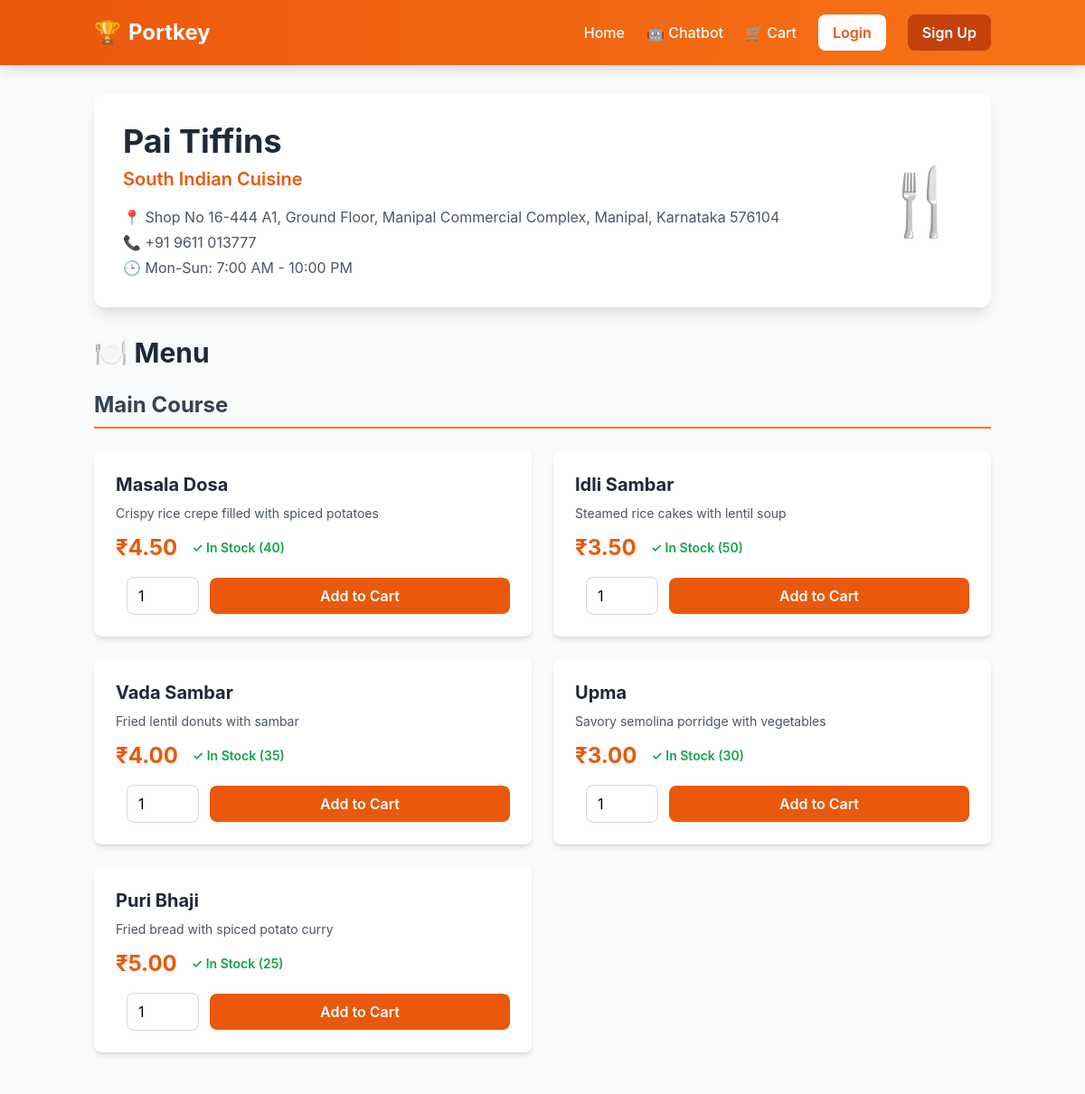
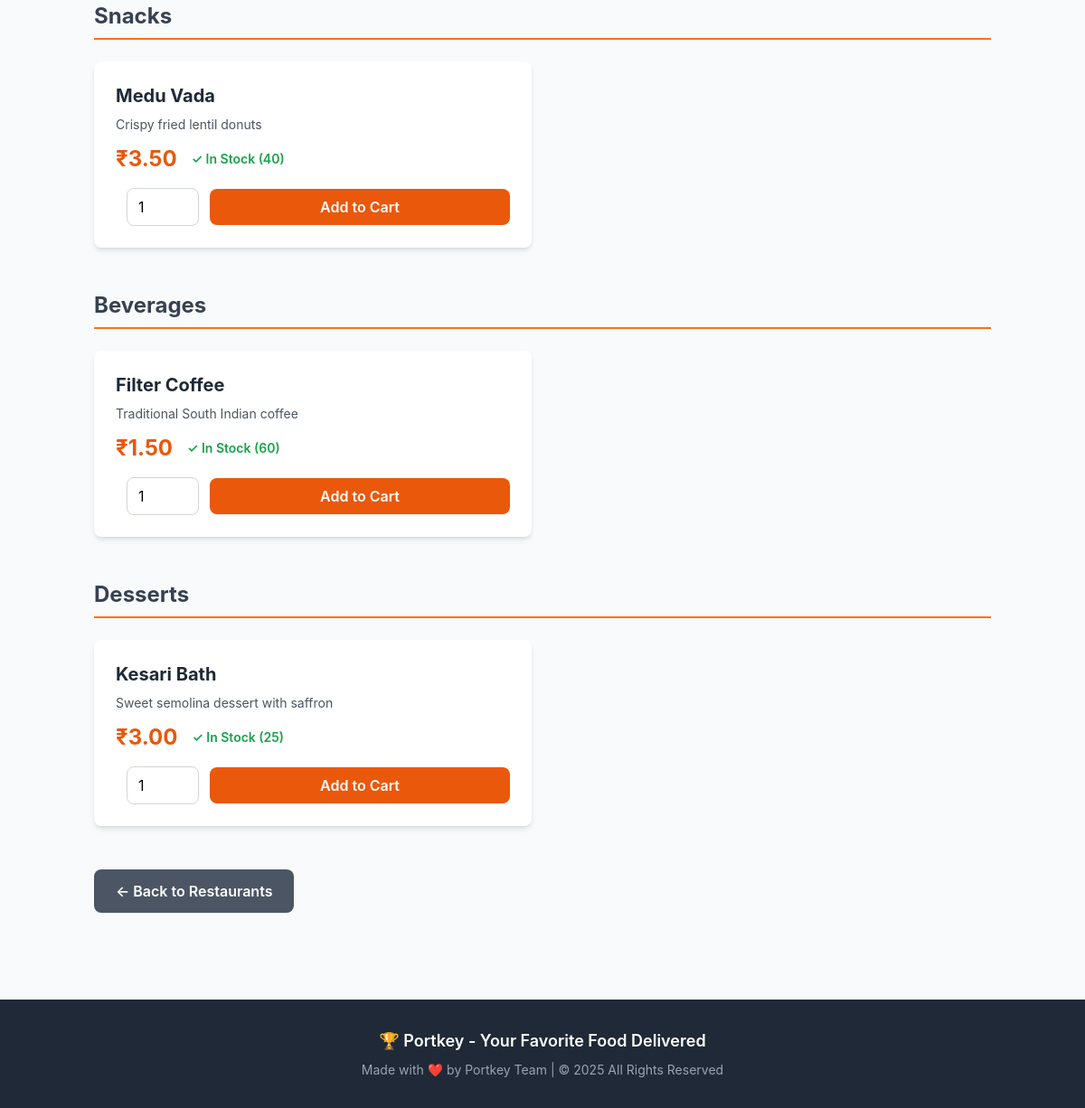
Screenshot of /restaurant/2 with the database file from the repository (2 pictures, top to bottom).
### models.py (models this page shows, shortened)
class Restaurant(Base):
    __tablename__ = 'restaurants'
    id = Column(Integer, primary_key=True, autoincrement=True)
    name = Column(String(100), nullable=False, index=True)
    address = Column(String(200), nullable=False)
    contact = Column(String(50), nullable=False)
    operating_hours = Column(String(100), nullable=False)  # e.g., "Mon-Sun: 10AM-10PM"
    cuisine_type = Column(String(50), nullable=False, index=True)  # e.g., "Italian", "Chinese"
    distance_km = Column(Float, nullable=False, default=1.0)  # Distance from user in km
    popularity_score = Column(Float, nullable=False, default=0.0)  # Based on order frequency
    menu_items = relationship("MenuItem", back_populates="restaurant", cascade="all, delete-orphan")

class MenuItem(Base):
    __tablename__ = 'menu_items'
    id = Column(Integer, primary_key=True, autoincrement=True)
    restaurant_id = Column(Integer, ForeignKey('restaurants.id'), nullable=False, index=True)
    name = Column(String(100), nullable=False, index=True)
    description = Column(String(500), nullable=False)
    price = Column(DECIMAL(10, 2), nullable=False)
    category = Column(String(50), nullable=False, index=True)  # e.g., "Appetizer", "Main", "Dessert", "Beverage"
    availability = Column(Boolean, default=True, nullable=False)
    stock_quantity = Column(Integer, default=100, nullable=False)  # Available stock
    is_vegetarian = Column(Boolean, default=True, nullable=False)  # Veg/Non-veg classification
    restaurant = relationship("Restaurant", back_populates="menu_items")
    cart_items = relationship("CartItem", back_populates="menu_item", cascade="all, delete-orphan")
    @property
    def is_in_stock(self):
        return self.stock_quantity > 0 and self.availability

### app.py (the view)
@app.route('/restaurant/<int:restaurant_id>')
def restaurant(restaurant_id):
    db = SessionLocal()
    try:
        restaurant = db.query(Restaurant).filter_by(id=restaurant_id).first()
        if not restaurant:
            flash('Restaurant not found.', 'error')
            return redirect(url_for('index'))
        menu_items = db.query(MenuItem).filter_by(restaurant_id=restaurant_id).all()
        cart_count = get_cart_count()
        for item in menu_items:
            item.price_inr = convert_to_inr(item.price)
        return render_template('restaurant.html', restaurant=restaurant, menu_items=menu_items, cart_count=cart_count)
    finally:
        db.close()

### app.py (called while the page is built, shortened)
def get_cart_count():
    session_id = session.get('session_id')
    if not session_id:
        return 0

def convert_to_inr(usd_amount):
    return float(usd_amount)  # Simplified - assuming prices are already in INR

### templates/restaurant.html (shortened to what this page needs)
{% extends "base.html" %}
{% block content %}
<div class="max-w-7xl mx-auto">
    <div class="bg-white rounded-xl shadow-lg p-8 mb-8">
        <div class="flex items-center justify-between">
            <div>
                <h1 class="text-4xl font-bold text-gray-800 mb-2">{{ restaurant.name }}</h1>
                <p class="text-orange-600 text-xl font-semibold mb-4">{{ restaurant.cuisine_type }} Cuisine</p>
                <div class="text-gray-600 space-y-1">
                    <p>📍 {{ restaurant.address }}</p>
                    <p>📞 {{ restaurant.contact }}</p>
                    <p>🕒 {{ restaurant.operating_hours }}</p>
                </div>
            </div>
            <div class="text-7xl">
                {% if restaurant.cuisine_type == 'Italian' %}🍝
                {% elif restaurant.cuisine_type == 'Chinese' %}🥡
                {% elif restaurant.cuisine_type == 'Indian' %}🍛
                {% elif restaurant.cuisine_type == 'Mexican' %}🌮
                {% elif restaurant.cuisine_type == 'American' %}🍔
                {% else %}🍴
                {% endif %}
            </div>
        </div>
    </div>
    <h2 class="text-3xl font-bold text-gray-800 mb-6">🍽️ Menu</h2>
    {% if menu_items %}
        {% set categories = menu_items | map(attribute='category') | unique | list %}
        {% for category in categories %}
        <div class="mb-12">
            <h3 class="text-2xl font-bold text-gray-700 mb-6 border-b-2 border-orange-500 pb-2">{{ category }}</h3>
            <div class="grid grid-cols-1 md:grid-cols-2 gap-6">
                {% for item in menu_items if item.category == category %}
                <div class="bg-white rounded-lg shadow-md p-6 hover:shadow-xl transition">
                    <div class="flex justify-between items-start mb-4">
                        <div class="flex-1">
                            <h4 class="text-xl font-bold text-gray-800 mb-2">{{ item.name }}</h4>
                            <p class="text-gray-600 text-sm mb-3">{{ item.description }}</p>
                            <div class="flex items-center space-x-4">
                                <span class="text-2xl font-bold text-orange-600">₹{{ "%.2f"|format(item.price_inr) }}</span>
                                {% if item.is_in_stock %}
                                <span class="text-green-600 text-sm font-semibold">✓ In Stock ({{ item.stock_quantity }})</span>
                                {% else %}
                                <span class="text-red-600 text-sm font-semibold">✗ Out of Stock</span>
                                {% endif %}
                            </div>
                        </div>
                    </div>
                    {% if item.is_in_stock %}
                    <form action="/cart/add" method="POST" class="flex items-center space-x-3">
                        <input
                            type="number"
                            name="quantity"
                            value="1"
                            min="1"
                            max="{{ item.stock_quantity }}"
                            class="w-20 px-3 py-2 border border-gray-300 rounded-lg focus:outline-none focus:ring-2 focus:ring-orange-500"
                        >
                        <button
                            type="submit"
                            class="flex-1 bg-orange-600 text-white py-2 px-4 rounded-lg font-semibold hover:bg-orange-700 transition"
                        >
                            Add to Cart
                        </button>
                    </form>
                    {% endif %}
                </div>
                {% endfor %}
            </div>
        </div>
        {% endfor %}
    {% else %}
    <div class="bg-yellow-50 border-l-4 border-yellow-500 p-6 rounded-lg">
        <p class="text-yellow-700 font-medium">No menu items available at the moment.</p>
    </div>
    {% endif %}
    <div class="mt-8">
        <a href="/" class="inline-block bg-gray-600 text-white px-6 py-3 rounded-lg font-semibold hover:bg-gray-700 transition">
            ← Back to Restaurants
        </a>
    </div>
</div>
{% endblock %}

### templates/base.html (style rules this page uses)
body { font-family: 'Inter', system-ui, -apple-system, sans-serif; }

### rows the page displays
Restaurant: name "Pai Tiffins", cuisine_type "South Indian", address "Shop No 16-444 A1, Ground Floor, Manipal Commercial Complex, Manipal, Karnataka 576104", contact "+91 9611 013777", operating_hours "Mon-Sun: 7:00 AM - 10:00 PM"
MenuItem: category "Main Course", name "Masala Dosa", description "Crispy rice crepe filled with spiced potatoes", price_inr "4.50", stock_quantity "40"
MenuItem: name "Idli Sambar", description "Steamed rice cakes with lentil soup", price_inr "3.50", stock_quantity "50"
MenuItem: name "Vada Sambar", description "Fried lentil donuts with sambar", price_inr "4.00", stock_quantity "35"
MenuItem: name "Upma", description "Savory semolina porridge with vegetables", price_inr "3.00", stock_quantity "30"
MenuItem: name "Puri Bhaji", description "Fried bread with spiced potato curry", price_inr "5.00", stock_quantity "25"
MenuItem: category "Snacks", name "Medu Vada", description "Crispy fried lentil donuts", price_inr "3.50", stock_quantity "40"
MenuItem: category "Beverages", name "Filter Coffee", description "Traditional South Indian coffee", price_inr "1.50", stock_quantity "60"
MenuItem: category "Desserts", name "Kesari Bath", description "Sweet semolina dessert with saffron", price_inr "3.00", stock_quantity "25"
